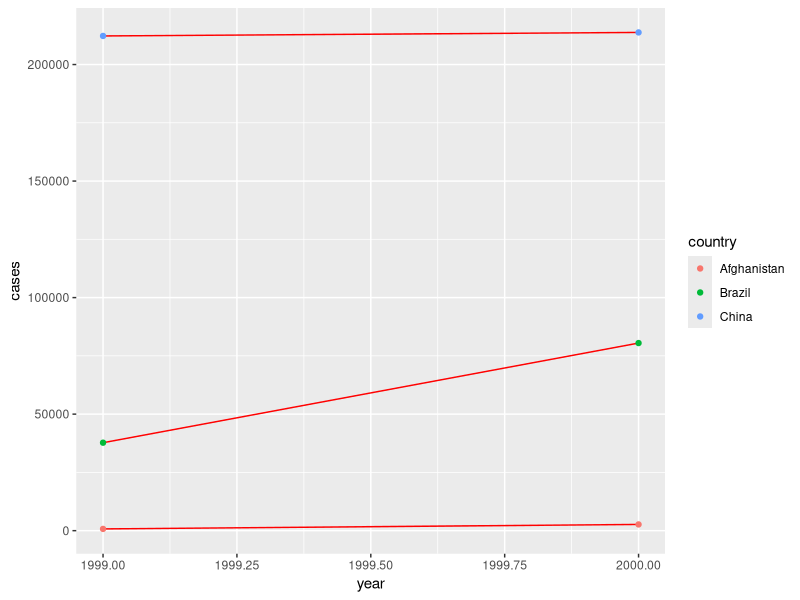

Recreate this plot in R.
# Week5_Tidy Data, Wrangling 

# Load the library
library(tidyverse)

# Check the data
table1
table2
table3

# Use table1 as example
# Compute rate /10000
table1 %>%
  mutate(rate = cases / population * 10000)

# Compute cases per year
table1 %>%
  count(year, wt = cases)

# Create a diagram
library(ggplot2)
ggplot(table1, aes(year, cases)) +                      # set x&y
  geom_line(aes(group = country), colour = "red") +     # set line colour
  geom_point(aes(colour = country))                     # set point colour

# Gathering
## Load table4a as an example
table4a

# Combine similar data
table4a %>%
  gather('1999', '2000', key = "year", value = "cases")

table4a %>%
  gather('1999', '2000', key = "year", value = "population")   # Check different element

# Combine tibble _ relational data
tidy4a <- table4a %>%
  gather('1999', '2000', key = "year", value = "cases")
tidy4b <- table4b %>%
  gather('1999', '2000', key = "year", value = "population")
left_join(tidy4a, tidy4b)

# Spreading, Use table2 as example, spread values
table2 %>%
  spread(key = type, value = count)

# Separate, use table3
table3 %>%
  separate(rate, into = c("cases", "population"))  # name the values

# Same function
table3 %>%
  separate(rate, into = c("cases", "population"), sep = "/") 
table3 %>%
  separate(rate, into = c("cases", "population"), convert = TRUE)   

# Unit, table5 as example
# Check the data
table5     

table5 %>%
  unite(new, century, year)

# Missing values
## Create a simple date for use
stocks <- tibble(
  year = c(1990, 1990, 1991, 1991, 1991),
  qtr = c(1, 2, 3, 4, 2),
  return = c(1.77, 3.87, 5.34, NA, 1.23)
)

## Seperate the values
stocks %>%
  spread(year, return)

## Gether the year and filter NA
stocks %>%
  spread(year, return) %>%
  gather(year, return, '1990':'1991', na.rm = TRUE)

## Complete
stocks %>%
  complete(year, qtr)


  
  
  
  
  
